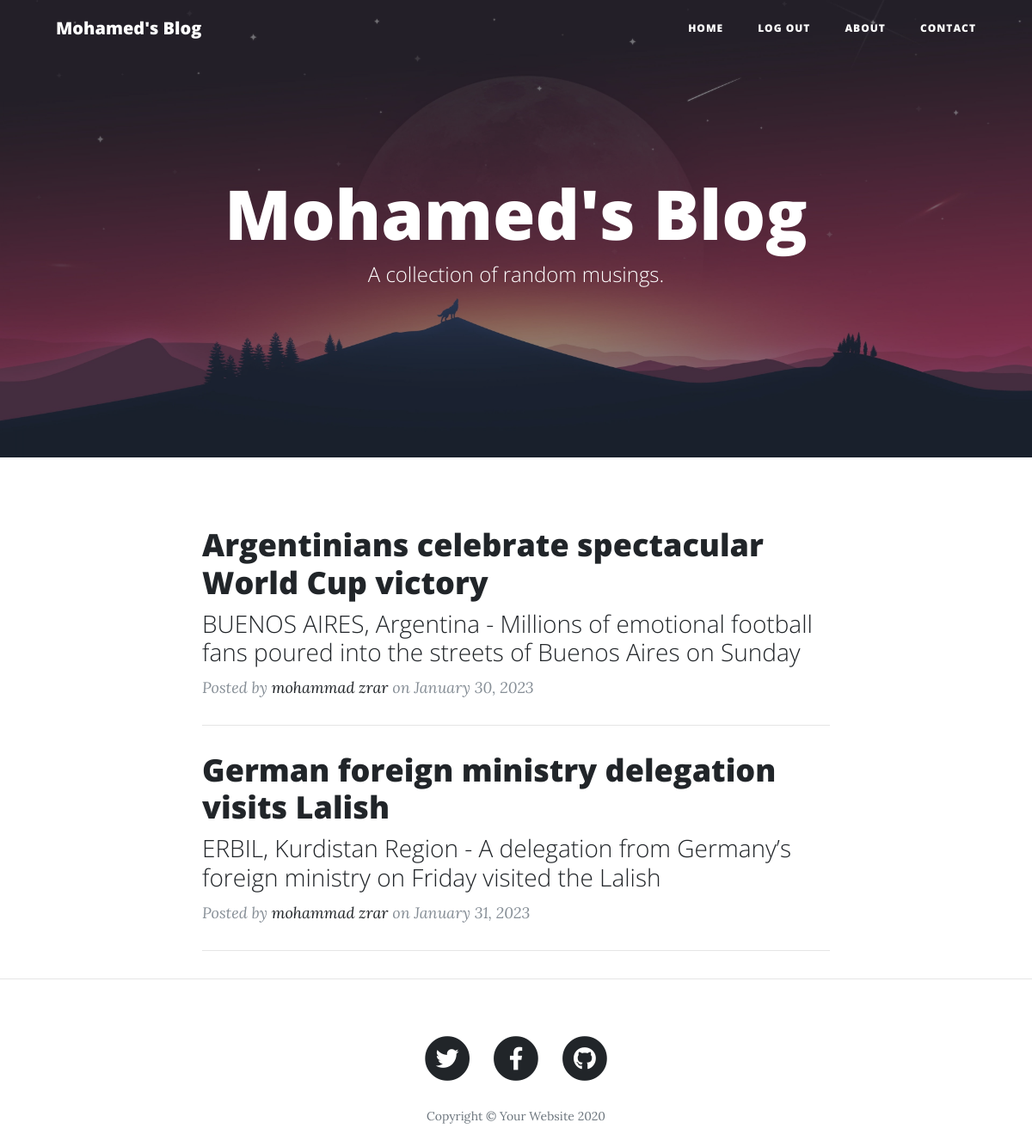
/ (signed in), run on the app's committed database.
### main.py (models this page shows)
class BlogPost(db.Model):
    __tablename__ = "blog_posts"
    id = db.Column(db.Integer, primary_key=True)
    author_id = db.Column(db.Integer, db.ForeignKey("users.id"))
    author = relationship("User", back_populates="posts")
    title = db.Column(db.String(250), unique=True, nullable=False)
    subtitle = db.Column(db.String(250), nullable=False)
    date = db.Column(db.String(250), nullable=False)
    body = db.Column(db.Text, nullable=False)
    img_url = db.Column(db.String(250), nullable=False)
    comments = relationship("Comment", back_populates="parent_post")

class User(UserMixin, db.Model):
    __tablename__ = "users"
    id = db.Column(db.Integer, primary_key=True)
    email = db.Column(db.String(100), unique=True)
    password = db.Column(db.String(100))
    name = db.Column(db.String(100))
    posts = relationship("BlogPost", back_populates="author")
    comments = relationship("Comment", back_populates="comment_author")

### main.py (the view)
@app.route('/')
def get_all_posts():
    posts = BlogPost.query.all()
    return render_template("index.html", all_posts=posts)

### main.py (called while the page is built)
@login_manager.user_loader
def load_user(user_id):
    return User.query.get(int(user_id))

### templates/index.html (shortened to what this page needs)
{% include "header.html" %}
  <header class="masthead" style="background-image: url({{ url_for('static', filename='img/index-bg.jpg')}})">
    <div class="overlay"></div>
    <div class="container">
      <div class="row">
        <div class="col-lg-8 col-md-10 mx-auto">
          <div class="site-heading">
            <h1>Mohamed's Blog</h1>
            <span class="subheading">A collection of random musings.</span>
          </div>
        </div>
      </div>
    </div>
  </header>
  <div class="container">
    <div class="row">
      <div class="col-lg-8 col-md-10 mx-auto">
        {% for post in all_posts %}
        <div class="post-preview">
          <a href="{{ url_for('show_post', post_id=post.id) }}">
            <h2 class="post-title">
              {{post.title}}
            </h2>
            <h3 class="post-subtitle">
              {{post.subtitle}}
            </h3>
          </a>
          <p class="post-meta">Posted by
            <a href="#">{{post.author.name}}</a>
            on {{post.date}}
          </p>
        </div>
        <hr>
        {% endfor %}
      </div>
    </div>
  </div>
  <hr>
{% include "footer.html" %}

### data on the page
BlogPost: title "Argentinians celebrate spectacular World Cup victory", subtitle "BUENOS AIRES, Argentina - Millions of emotional football fans poured into the streets of Buenos Aires on Sunday", author.name "mohammad zrar", date "January 30, 2023"
BlogPost: title "German foreign ministry delegation visits Lalish", subtitle "ERBIL, Kurdistan Region - A delegation from Germany’s foreign ministry on Friday visited the Lalish", author.name "mohammad zrar", date "January 31, 2023"
